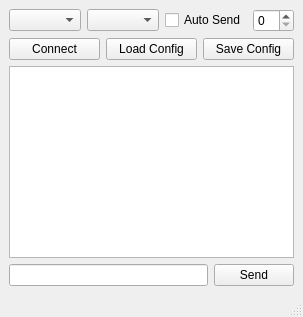
<?xml version="1.0" encoding="UTF-8"?>
<ui version="4.0">
 <class>MainWindow</class>
 <widget class="QMainWindow" name="MainWindow">
  <property name="windowTitle">
   <string>CuteCom Serial Clone</string>
  </property>
  <widget class="QWidget" name="centralwidget">
   <layout class="QVBoxLayout" name="mainLayout">
    <item>
     <layout class="QHBoxLayout">
      <item><widget class="QComboBox" name="portComboBox"/></item>
      <item><widget class="QComboBox" name="baudRateBox"/></item>
      <item><widget class="QCheckBox" name="autoSendCheck"><property name="text"><string>Auto Send</string></property></widget></item>
      <item><widget class="QSpinBox" name="intervalSpin"/></item>
    </layout>
    </item>
    <item>
     <layout class="QHBoxLayout">
      <item><widget class="QPushButton" name="connectButton"><property name="text"><string>Connect</string></property></widget></item>
      <item><widget class="QPushButton" name="loadConfigButton"><property name="text"><string>Load Config</string></property></widget></item>
      <item><widget class="QPushButton" name="saveConfigButton"><property name="text"><string>Save Config</string></property></widget></item>
     </layout>
    </item>
    <item>
     <widget class="QTextEdit" name="terminalText"/>
    </item>
    <item>
     <layout class="QHBoxLayout">
      <item><widget class="QLineEdit" name="sendEdit"/></item>
      <item><widget class="QPushButton" name="sendButton"><property name="text"><string>Send</string></property></widget></item>
     </layout>
    </item>
   </layout>
  </widget>
  <widget class="QStatusBar" name="statusbar"/>
 </widget>
 <resources/>
 <connections/>
</ui>
